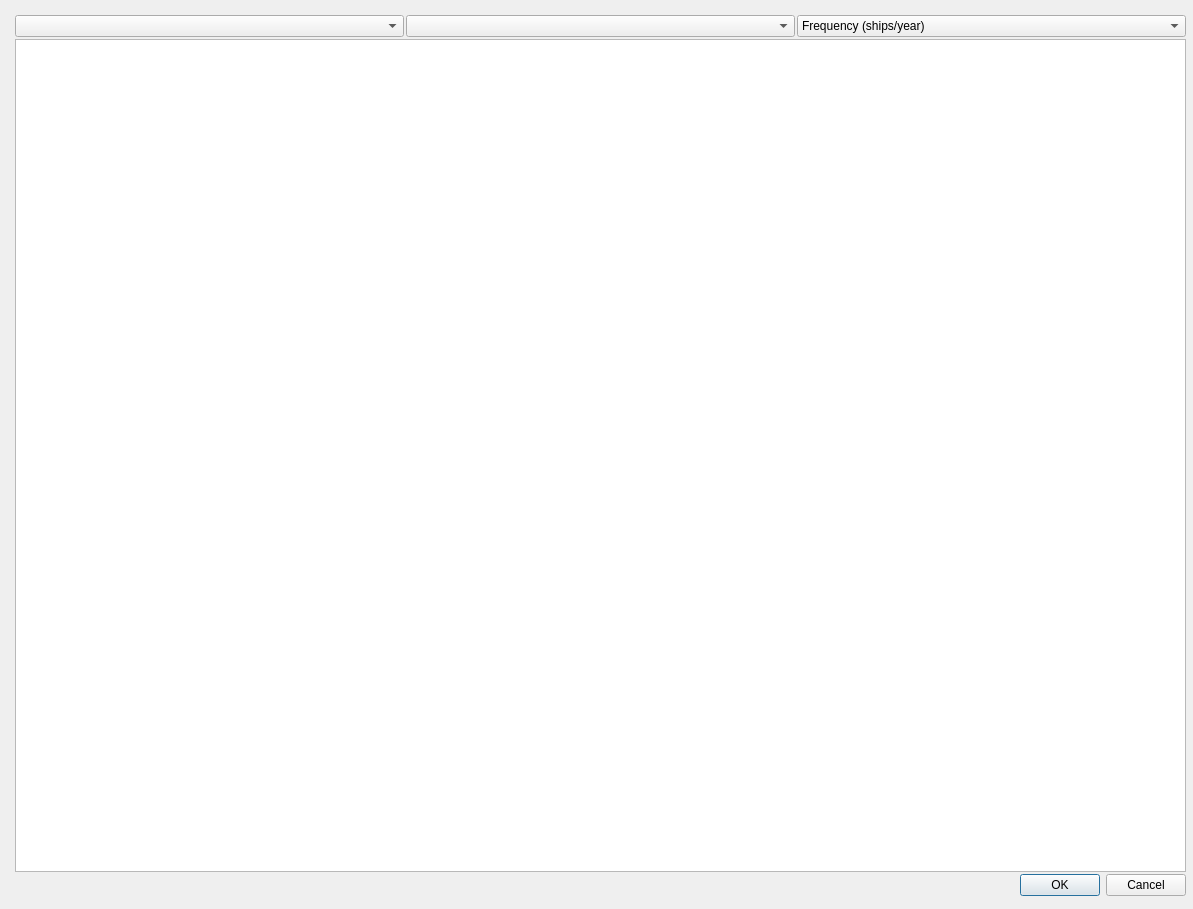
<?xml version="1.0" encoding="UTF-8"?>
<ui version="4.0">
 <class>Dialog</class>
 <widget class="QDialog" name="Dialog">
  <property name="geometry">
   <rect>
    <x>0</x>
    <y>0</y>
    <width>1193</width>
    <height>909</height>
   </rect>
  </property>
  <property name="sizePolicy">
   <sizepolicy hsizetype="Expanding" vsizetype="Expanding">
    <horstretch>0</horstretch>
    <verstretch>0</verstretch>
   </sizepolicy>
  </property>
  <property name="windowTitle">
   <string>Dialog</string>
  </property>
  <widget class="QWidget" name="verticalLayoutWidget">
   <property name="geometry">
    <rect>
     <x>10</x>
     <y>10</y>
     <width>1181</width>
     <height>891</height>
    </rect>
   </property>
   <layout class="QVBoxLayout" name="verticalLayout" stretch="0,0,0">
    <property name="spacing">
     <number>2</number>
    </property>
    <property name="sizeConstraint">
     <enum>QLayout::SetDefaultConstraint</enum>
    </property>
    <property name="leftMargin">
     <number>5</number>
    </property>
    <property name="topMargin">
     <number>5</number>
    </property>
    <property name="rightMargin">
     <number>5</number>
    </property>
    <property name="bottomMargin">
     <number>5</number>
    </property>
    <item>
     <layout class="QHBoxLayout" name="horizontalLayout">
      <item>
       <widget class="QComboBox" name="cbTrafficSelectSeg"/>
      </item>
      <item>
       <widget class="QComboBox" name="cbTrafficDirectionSelect"/>
      </item>
      <item>
       <widget class="QComboBox" name="cbSelectType">
        <item>
         <property name="text">
          <string>Frequency (ships/year)</string>
         </property>
        </item>
        <item>
         <property name="text">
          <string>Speed (knots)</string>
         </property>
        </item>
        <item>
         <property name="text">
          <string>Draught (meters)</string>
         </property>
        </item>
        <item>
         <property name="text">
          <string>Ship heights (meters)</string>
         </property>
        </item>
       </widget>
      </item>
     </layout>
    </item>
    <item>
     <widget class="QTableWidget" name="twTrafficData"/>
    </item>
    <item>
     <widget class="QDialogButtonBox" name="buttonBox">
      <property name="orientation">
       <enum>Qt::Horizontal</enum>
      </property>
      <property name="standardButtons">
       <set>QDialogButtonBox::Cancel|QDialogButtonBox::Ok</set>
      </property>
     </widget>
    </item>
   </layout>
  </widget>
 </widget>
 <resources/>
 <connections>
  <connection>
   <sender>buttonBox</sender>
   <signal>accepted()</signal>
   <receiver>Dialog</receiver>
   <slot>accept()</slot>
   <hints>
    <hint type="sourcelabel">
     <x>248</x>
     <y>254</y>
    </hint>
    <hint type="destinationlabel">
     <x>157</x>
     <y>274</y>
    </hint>
   </hints>
  </connection>
  <connection>
   <sender>buttonBox</sender>
   <signal>rejected()</signal>
   <receiver>Dialog</receiver>
   <slot>reject()</slot>
   <hints>
    <hint type="sourcelabel">
     <x>316</x>
     <y>260</y>
    </hint>
    <hint type="destinationlabel">
     <x>286</x>
     <y>274</y>
    </hint>
   </hints>
  </connection>
 </connections>
</ui>
